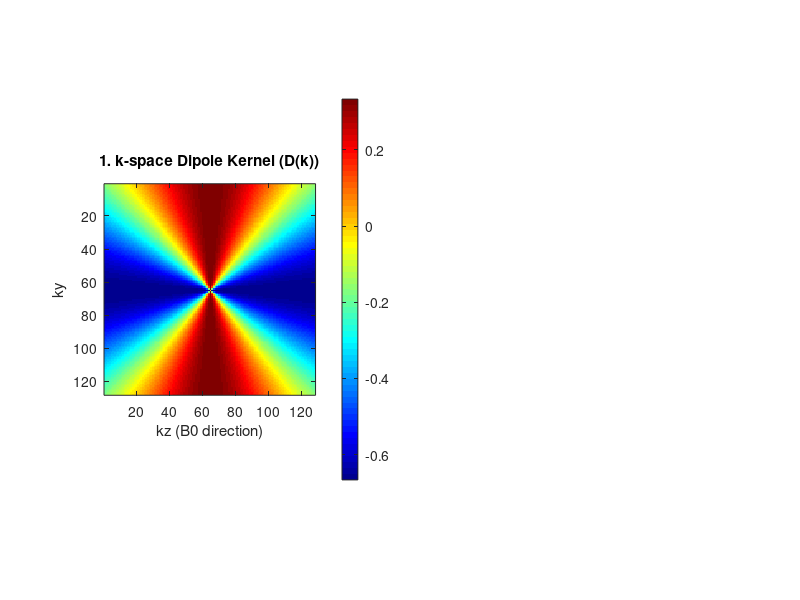

Source code (MATLAB): (Note: this script raises an error after producing the figure.)
%% ========================================================================
%  Dipole Response Model Visualization (QSM Kernel)
%  k空間上のダイポール定義と、実空間上の点広がり関数(PSF)を表示します
% ========================================================================
clear variables; close all; clc;

% --- 1. パラメータ設定 ---
N = 128;              % マトリクスサイズ (偶数推奨)
fov = 256;            % FOV (mm)
voxel_size = fov / N; % ボクセルサイズ

% グリッド生成 (-N/2 から N/2-1 まで)
[ky, kx, kz] = meshgrid(-N/2:N/2-1, -N/2:N/2-1, -N/2:N/2-1);

% --- 2. k空間 ダイポールカーネルの計算 ---
% 公式: D(k) = 1/3 - (kz^2 / k^2)
% ※ B0方向は z軸 (0,0,1) と仮定しています

k2 = kx.^2 + ky.^2 + kz.^2;
% ゼロ除算を防ぐため eps を加算、または中心を強制的に0にする
D_k = 1/3 - (kz.^2) ./ (k2 + eps);
D_k(k2 == 0) = 0; % 特異点 (DC成分) の処理

% --- 3. 実空間 ダイポール応答 (Point Spread Function) の計算 ---
% k空間のカーネルを逆フーリエ変換すると、実空間での「1点に対する磁場応答」になります
D_img = fftshift(ifftn(ifftshift(D_k)));

% --- 4. 可視化 ---
fig = figure('Name', 'Dipole Response Model', 'Color', 'w', 'Position', [100, 100, 1200, 500]);

% 中心スライスのインデックス
center_idx = N/2 + 1;

% === 左: k空間 (周波数領域) ===
subplot(1, 2, 1);
% y-z 平面 (B0方向を含む断面) を表示
imagesc(squeeze(D_k(:, center_idx, :))); 
axis image; colormap jet; colorbar;
title('1. k-space Dipole Kernel (D(k))');
xlabel('kz (B0 direction)'); ylabel('ky');
clim([-2/3, 1/3]);
% マジックアングル (約54.7度) のコーンラインを描画
hold on;
line([1, N], [1, N], 'Color', 'w', 'LineStyle', '--', 'LineWidth', 1.5);
line([1, N], [N, 1], 'Color', 'w', 'LineStyle', '--', 'LineWidth', 1.5);
text(10, 10, 'Magic Angle Cone', 'Color', 'w', 'FontSize', 10);
hold off;

% === 右: 実空間 (画像領域) ===
subplot(1, 2, 2);
% 実空間での応答 (実部を表示)
img_slice = real(squeeze(D_img(:, center_idx, :)));

% 表示用にコントラスト強調 (中心のピークが強すぎるため対数表示または制限)
imagesc(img_slice);
axis image; colormap jet; colorbar;
title('2. Image-space Response (Dipole Field)');
xlabel('z (B0 direction)'); ylabel('y');
% コントラスト調整 (中心の極端な値を避けて表示)
c_limit = max(abs(img_slice(:))) * 0.1; 
clim([-c_limit, c_limit]);

% 解説テキスト
annotation('textbox', [0.15, 0.02, 0.7, 0.05], 'String', ...
    'B0方向(横軸)に対して、赤道方向(縦軸)はプラス、極方向(横軸)はマイナスの影響を与えます。', ...
    'EdgeColor', 'none', 'HorizontalAlignment', 'center', 'FontSize', 12);

fprintf('表示完了: ダイポール応答モデル\n');
